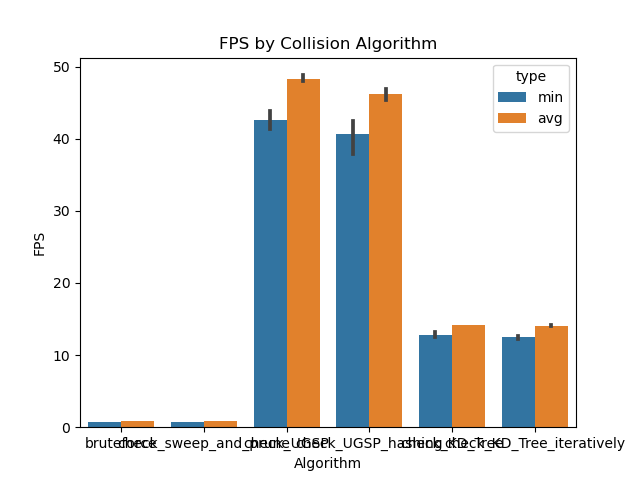

Write Python code to recreate this figure.
import pygame
import numpy as np
from cell import Cell
from settings import Settings
from game_player import GamePlayer
from random import randint, random
import seaborn as sns
import matplotlib.pyplot as plt
import pandas as pd

from cell_collision_bruteforce import get_collision_pair as check_bruteforce
from cell_collision_sweep_and_prune import get_collision_pair as check_sweep_and_prune
from cell_collision_UGSP import get_collision_pair as check_UGSP
from cell_collision_UGSP_hashing import get_collision_pair as check_UGSP_hashing
from cell_collision_KD_Tree import get_collision_pair as check_KD_Tree
from cell_collision_KD_Tree_iteratively import get_collision_pair as check_KD_Tree_iteratively

def closure(check_func):
    def step_func(self):
        self.debug_string.append(f'Count = {len(cell)}')

        for sprite in cell.sprites():
            if sprite.control:
                sprite.input(cell)
        for sprite in cell.sprites():
            sprite.motion()
        collision_pair = check_func(cell.sprites())
        for i, j in collision_pair:
            i.drain(j)
            j.drain(i)
        for sprite in cell.sprites():
            sprite.animation()
            sprite.destroy()

        cell.draw(self.screen)
    return step_func

plot_data = pd.DataFrame(columns=['fps', 'type', 'algo'])
check_func_list = {
    'bruteforce':check_bruteforce,
    'check_sweep_and_prune':check_sweep_and_prune,
    'check_UGSP':check_UGSP,
    'check_UGSP_hashing':check_UGSP_hashing,
    'check_KD_Tree':check_KD_Tree,
    'check_KD_Tree_iteratively':check_KD_Tree_iteratively
}
for name, check_func in check_func_list.items():
    measure_count = 10
    for rp in range(measure_count):
        game_player = GamePlayer(closure(check_func))

        cell = pygame.sprite.Group()
        cell.add(Cell((Settings.WIDTH / 2, Settings.HEIGHT / 2), 40, control=True))
        for i in range(1500):
            cell.add(Cell((randint(0, Settings.WIDTH), randint(0, Settings.HEIGHT)), 2, (random() * 2 - 1, random() * 2 - 1)))

        game_player.play(120)
        fps_min = min(game_player.fps_list)
        fps_avg = sum(game_player.fps_list) / 60
        data_min = pd.Series((fps_min, 'min', name), index=plot_data.columns)
        data_avg = pd.Series((fps_avg, 'avg', name), index=plot_data.columns)
        plot_data = pd.concat([plot_data.T, data_min, data_avg], axis=1).T

plot_data.reset_index(drop=True, inplace=True)
plot_data.to_pickle('FPS_by_Collision_Algorithm.pkl')
sns.barplot(data=plot_data, x='algo', y='fps', hue='type').set(title='FPS by Collision Algorithm', xlabel='Algorithm', ylabel='FPS')
plt.show()
